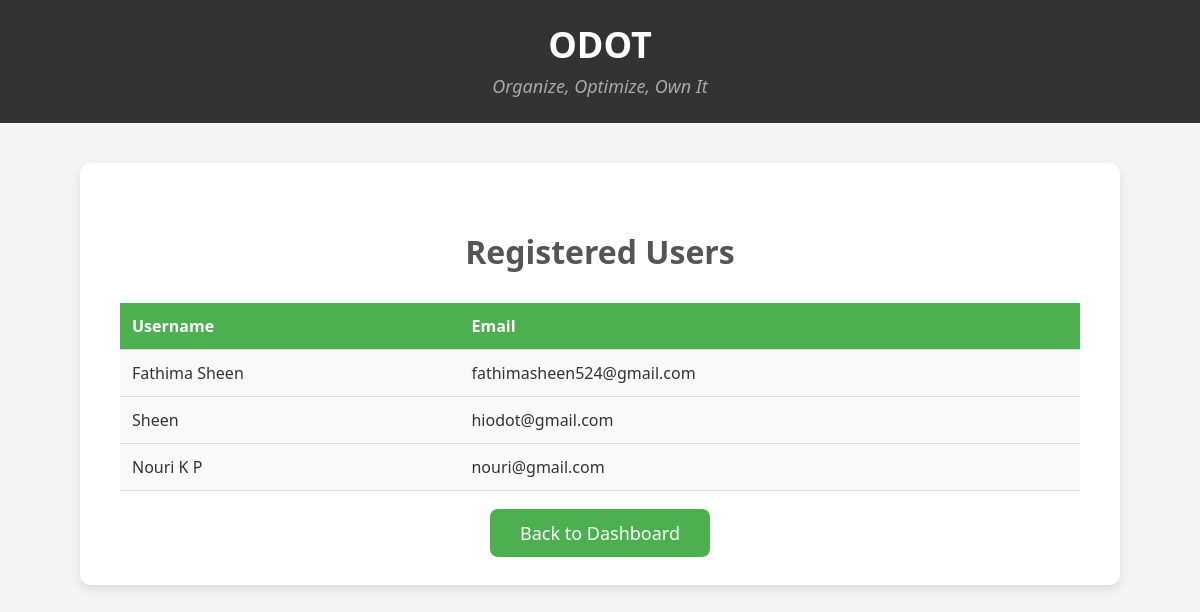
Screenshot of /view-users with the database file from the repository.
### tables this page shows
CREATE TABLE users (
        id INTEGER PRIMARY KEY AUTOINCREMENT,
        username TEXT NOT NULL,
        email TEXT UNIQUE NOT NULL,
        password TEXT NOT NULL
    );

### app.py (the view)
@app.route('/view-users')
def view_users():
    try:
        with sqlite3.connect('database.db') as connection:
            cursor = connection.cursor()
            cursor.execute('SELECT username, email FROM users')
            users = cursor.fetchall()
        return render_template('view_users.html', users=users)
    except Exception as e:
        flash(f"An error occurred: {str(e)}", 'error')
        return redirect('/admindashboard')

### templates/view_users.html (shortened to what this page needs)
<!DOCTYPE html>
<html lang="en">
<head>
</head>
<body>
    <div class="navbar">
        <h1>ODOT</h1>
        <p>Organize, Optimize, Own It</p>
    </div>
    <div class="container">
        <h2>Registered Users</h2>
        <table>
            <tr>
                <th>Username</th>
                <th>Email</th>
            </tr>
            {% for user in users %}
            <tr>
                <td>{{ user[0] }}</td>
                <td>{{ user[1] }}</td>
            </tr>
            {% endfor %}
        </table>
        <div class="links">
            <a href="/admindashboard">Back to Dashboard</a>
        </div>
    </div>
</body>
</html>

### templates/view_users.html (style rules this page uses)
body { font-family: 'Segoe UI', Tahoma, Geneva, Verdana, sans-serif; margin: 0; padding: 0; background-color: #f3f4f6; color: #333; }
.navbar { background-color: #333; color: white; padding: 20px; text-align: center; }
.navbar h1 { margin: 0; font-size: 36px; font-weight: bold; }
.navbar p { margin: 5px; font-size: 18px; font-style: italic; color: #a9a9a9; }
.container { width: 80%; margin: 40px auto; background-color: #fff; padding: 40px; box-shadow: 0 4px 10px rgba(0, 0, 0, 0.1); border-radius: 10px; overflow: hidden; }
.container h2 { text-align: center; font-size: 32px; margin-bottom: 30px; color: #555; }
table { width: 100%; border-collapse: collapse; margin-top: 20px; }
th, td { padding: 12px; text-align: left; border-bottom: 1px solid #ddd; }
th { background-color: #4CAF50; color: white; }
td { background-color: #f9f9f9; }
.links { text-align: center; margin-top: 30px; }
a { font-size: 18px; text-decoration: none; padding: 12px 30px; background-color: #4CAF50; color: white; border-radius: 8px; transition: background-color 0.3s, transform 0.2s; }

### rows the page displays
users: username "Fathima Sheen", email "fathimasheen524@gmail.com"
users: username "Sheen", email "hiodot@gmail.com"
users: username "Nouri K P", email "nouri@gmail.com"
